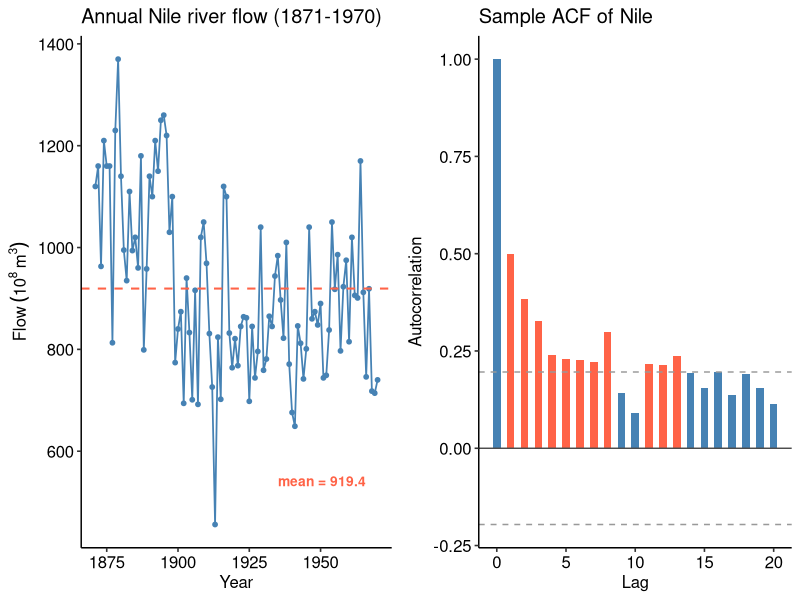
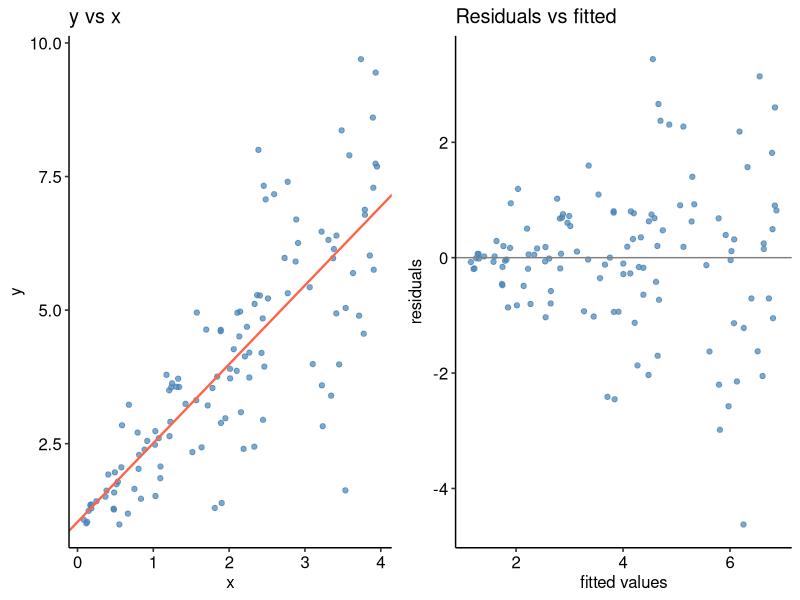
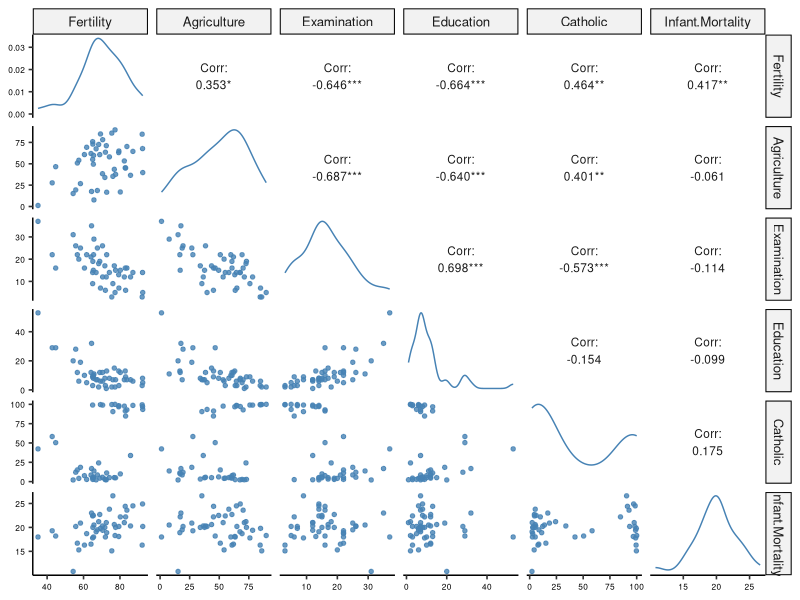
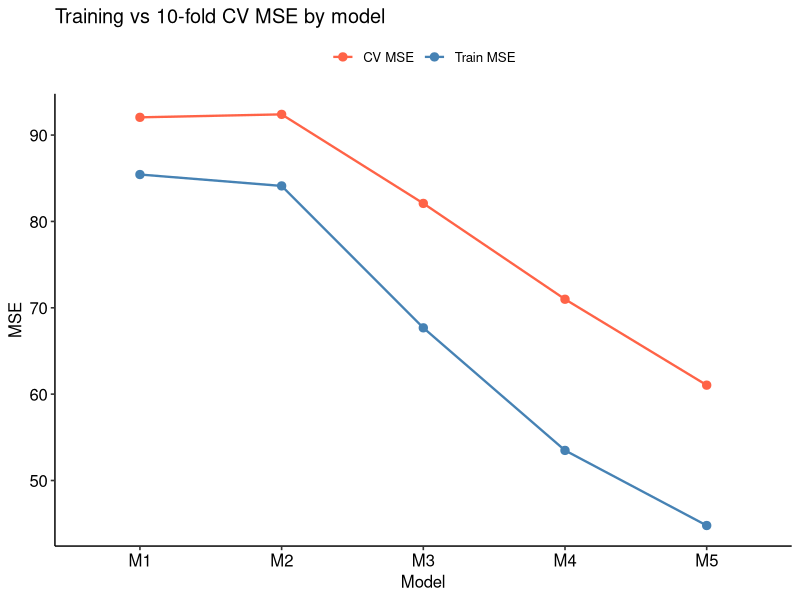
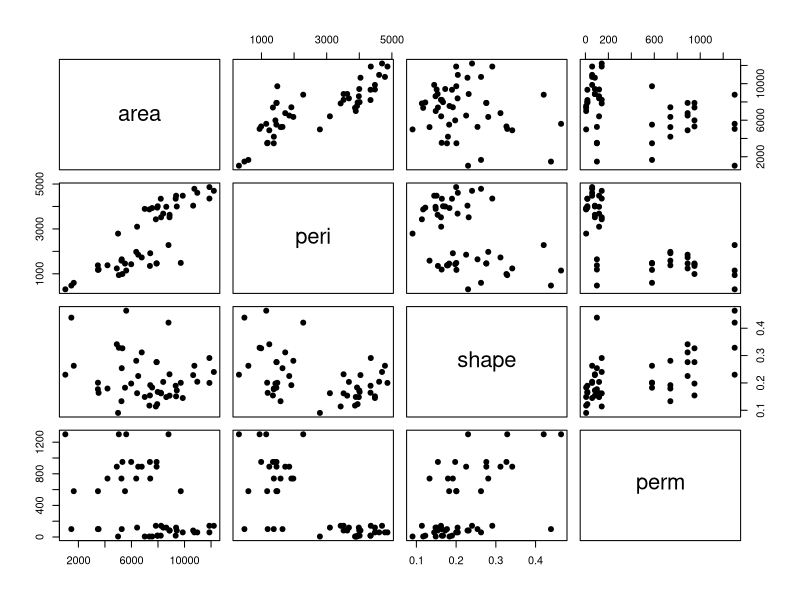

The R script that drew these images, in order:
## ---- chunk 1
#| warning: FALSE
knitr::opts_chunk$set(
  echo = TRUE,
  message = FALSE,
  warning = FALSE,
  fig.width = 10,
  fig.height = 3.8
)
library(boot)
library(ggplot2)
library(ggpubr)
data(Nile)
set.seed(092501)
## ---- chunk 2
df <- data.frame(year = as.numeric(time(Nile)), flow = as.numeric(Nile))
mean_flow <- mean(df$flow)

p_ts <- ggplot(df, aes(year, flow)) +
  geom_line(color = "steelblue", linewidth = 0.6) +
  geom_point(color = "steelblue", size = 1.3) +
  geom_hline(
    yintercept = mean_flow,
    color = "tomato",
    linetype = "dashed",
    linewidth = 0.7
  ) +
  annotate(
    "text",
    x = 1969,
    y = mean_flow - 400,
    label = sprintf("mean = %.1f", mean_flow),
    hjust = 1.1,
    vjust = -0.6,
    color = "tomato",
    fontface = "bold",
    size = 3.5
  ) +
  labs(title = "Annual Nile river flow (1871-1970)",
       x = "Year",
       y = expression(Flow ~ (10^8 ~ m^3))) +
  theme_pubr()


a    <- acf(Nile, plot = FALSE)
band <- 1.96 / sqrt(length(Nile))
adf  <- data.frame(lag = as.numeric(a$lag), acf = as.numeric(a$acf))
adf$sig <- adf$lag > 0 & abs(adf$acf) > band

p_acf <- ggplot(adf, aes(lag, acf, fill = sig)) +
  geom_col(width = 0.55, show.legend = FALSE) +
  scale_fill_manual(values = c("TRUE" = "tomato", "FALSE" = "steelblue")) +
  geom_hline(
    yintercept = c(band, -band),
    linetype = "dashed",
    color = "grey60"
  ) +
  geom_hline(yintercept = 0, color = "grey30") +
  labs(title = "Sample ACF of Nile", x = "Lag", y = "Autocorrelation") +
  theme_pubr()

ggarrange(p_ts, p_acf, nrow = 1, widths = c(1, 1))
## ---- chunk 3
n <- length(Nile)
Tobs <- cor(Nile[-n], Nile[-1])
Tobs
## ---- chunk 4
B  <- 4999
Ts <- replicate(B, {
  xs <- sample(Nile)
  cor(xs[-n], xs[-1])
})
k  <- sum(Ts >= Tobs)
p  <- (1 + k) / (B + 1)
c(threshold_count = k, p_value = p)
## ---- chunk 5
naive <- sd(Nile) / sqrt(n)

# Newey-West long-run variance (Bartlett, m = 20)
xc <- Nile - mean(Nile)
m <- 20
gammas <- sapply(1:m, function(k)
  sum(xc[1:(n - k)] * xc[(k + 1):n]) / n)
w <- 1 - (1:m) / (m + 1)
nw_se <- sqrt((sum(xc^2) / n + 2 * sum(w * gammas)) / n)

# Moving-block bootstrap
mb_mean <- function(d, idx)
  mean(d[idx, 1])
boot_mb <- tsboot(
  Nile,
  statistic = mean,
  R = 2000,
  l = 10,
  sim = "fixed"
)
c(
  naive_iid_SE = round(naive, 2),
  Newey_West_SE = round(nw_se, 2),
  moving_block_SE = round(sd(boot_mb$t), 2)
)
## ---- chunk 6
set.seed(092702)

d <- read.table("Week4Ex2.txt", header = TRUE)
n <- nrow(d)
fit <- lm(y ~ x, data = d)
b <- coef(fit); e <- residuals(fit)
## ---- chunk 7
p_xy <- ggplot(d, aes(x, y)) +
  geom_point(color = "steelblue",
             alpha = 0.7,
             size = 1.5) +
  geom_abline(
    intercept = b[1],
    slope = b[2],
    color = "tomato",
    linewidth = 0.8
  ) +
  labs(title = "y vs x", x = "x", y = "y") +
  theme_pubr()

d$fit <- fitted(fit)
d$res <- residuals(fit)
p_res <- ggplot(d, aes(fit, res)) +
  geom_point(color = "steelblue",
             alpha = 0.7,
             size = 1.5) +
  geom_hline(yintercept = 0, color = "grey50") +
  labs(title = "Residuals vs fitted", x = "fitted values", y = "residuals") +
  theme_pubr()

ggarrange(p_xy, p_res, nrow = 1, widths = c(1, 1))
## ---- chunk 8
B <- 3000

# residual bootstrap
b_rb <- replicate(B, {
  y_star <- b[1] + b[2] * d$x + sample(e, n, replace = TRUE)
  coef(lm(y_star ~ d$x))[2]
})

# pairs bootstrap
b_pb <- replicate(B, {
  idx <- sample(n, n, replace = TRUE)
  coef(lm(y ~ x, data = d[idx, ]))[2]
})

# wild bootstrap, Rademacher weights
b_wb <- replicate(B, {
  v <- sample(c(-1, 1), n, replace = TRUE)
  y_star <- b[1] + b[2] * d$x + e * v
  coef(lm(y_star ~ d$x))[2]
})

c(
  residual = sd(b_rb),
  pairs = sd(b_pb),
  wild = sd(b_wb)
)
## ---- chunk 9
sqrt(diag(vcov(fit)))[2]                            # classical (homoscedastic)
sqrt(diag(sandwich::vcovHC(fit, type = "HC0")))[2]  # White robust
## ---- chunk 10
Nrep <- 300
Bmc <- 1000
true_b1 <- 1.5

cov <- numeric(3)
names(cov) <- c("rb", "pb", "wb")

for (i in 1:Nrep) {
  # simulate one dataset
  x <- runif(n, 0, 4)
  y <- 1 + true_b1 * x + sqrt(x) * rnorm(n)
  X <- cbind(1, x)
  beta <- lm.fit(X, y)$coefficients
  e <- y - X %*% beta
  Sxx <- sum((x - mean(x))^2)
  w   <- (x - mean(x)) / Sxx          # slope weights: slope = sum(w * y)
  
  # residual bootstrap: y* = beta0 + beta1*x + sample(e, n, replace)
  # slope* = beta1 + sum(w * e_star), vectorised over Bmc reps
  E_star <- matrix(sample(e, n * Bmc, replace = TRUE),
                   nrow = Bmc,
                   ncol = n)
  slope_rb <- beta[2] + as.vector(E_star %*% w)
  
  # pairs bootstrap: resample rows
  idx <- matrix(sample.int(n, n * Bmc, replace = TRUE),
                nrow = Bmc,
                ncol = n)
  slope_pb <- numeric(Bmc)
  for (b in 1:Bmc) {
    xi <- x[idx[b, ]]
    yi <- y[idx[b, ]]
    slope_pb[b] <- sum((xi - mean(xi)) * (yi - mean(yi))) / sum((xi - mean(xi))^2)
  }
  
  # wild bootstrap: slope* = beta1 + sum(w * e * v), v = +/-1 
  V <- matrix(sample(c(-1, 1), n * Bmc, replace = TRUE),
              nrow = Bmc,
              ncol = n)
  slope_wb <- beta[2] + as.vector(V %*% (w * e))
  
  # normal intervals b1_hat +/- 1.96*se_boot
  se <- c(sd(slope_rb), sd(slope_pb), sd(slope_wb))
  covers <- abs(beta[2] - true_b1) <= 1.96 * se
  cov <- cov + as.numeric(covers)
}
cov / Nrep
## ---- chunk 11
#| warning: FALSE
library(GGally)

data(swiss)
set.seed(092603)
## ---- chunk 12
#| fig-width: 7
#| fig-height: 7
ggpairs(
  swiss,
  lower = list(continuous = wrap(
    "points",
    color = "steelblue",
    size = 1.2,
    alpha = 0.8
  )),
  upper = list(continuous = wrap(
    "cor", color = "grey10", size = 3
  )),
  diag  = list(continuous = wrap("densityDiag", color = "steelblue"))
) +
  theme_pubr() +
  theme(axis.text = element_text(size = 6))
summary(swiss)
cor(swiss)
## ---- chunk 13
ms <- list(
  M1 = Fertility ~ Education,
  M2 = Fertility ~ Education + Agriculture,
  M3 = Fertility ~ Education + Agriculture + Examination,
  M4 = Fertility ~ Education + Agriculture + Examination + Catholic,
  M5 = Fertility ~ Education + Agriculture + Examination + Catholic + Infant.Mortality
)
## ---- chunk 14
n <- nrow(swiss)
fold <- sample(rep(1:10, length = n))

train_mse <- sapply(ms, function(m)
  mean(resid(lm(m, swiss))^2))
cv_mse <- sapply(ms, function(m) {
  e <- numeric(n)
  for (k in 1:10) {
    te <- swiss[fold == k, ]
    tr <- swiss[fold != k, ]
    p <- predict(lm(m, tr), newdata = te)
    e[fold == k] <- (p - te$Fertility)^2
  }
  mean(e)
})
rbind(train = train_mse, cv = cv_mse)

# ggplot: train vs CV MSE across M1..M5
df_mse <- data.frame(
  model = factor(names(ms), levels = names(ms)),
  train = as.numeric(train_mse),
  cv    = as.numeric(cv_mse)
)
df_long <- tidyr::pivot_longer(df_mse, -model, names_to = "type", values_to = "MSE")
ggplot(df_long, aes(model, MSE, color = type, group = type)) +
  geom_line(linewidth = 0.8) +
  geom_point(size = 2.5) +
  scale_color_manual(
    values = c(train = "steelblue", cv = "tomato"),
    labels = c("CV MSE", "Train MSE")
  ) +
  labs(
    title = "Training vs 10-fold CV MSE by model",
    x = "Model",
    y = "MSE",
    color = NULL
  ) +
  theme_pubr()
## ---- chunk 15
wins <- integer(5)
for (rep in 1:100) {
  f <- sample(rep(1:10, length = n))
  mse <- sapply(ms, function(m) {
    e <- numeric(n)
    for (k in 1:10) {
      te <- swiss[f == k, ]
      tr <- swiss[f != k, ]
      p <- predict(lm(m, tr), newdata = te)
      e[f == k] <- (p - te$Fertility)^2
    }
    mean(e)
  })
  wins[which.min(mse)] <- wins[which.min(mse)] + 1
}
setNames(wins, names(ms))
## ---- chunk 16
ab <- t(sapply(ms, function(m)
  c(
    AIC = AIC(lm(m, swiss)), BIC = BIC(lm(m, swiss))
  )))
ab
## ---- chunk 17
outer <- sample(rep(1:10, length = n))
outer_err <- numeric(10)
for (k in 1:10) {
  otr <- swiss[outer != k, ]
  ote <- swiss[outer == k, ]
  # inner CV on otr
  inner <- sample(rep(1:5, length = nrow(otr)))
  inner_mse <- sapply(ms, function(m) {
    e <- numeric(nrow(otr))
    for (j in 1:5) {
      te <- otr[inner == j, ]
      tr <- otr[inner != j, ]
      p <- predict(lm(m, tr), newdata = te)
      e[inner == j] <- (p - te$Fertility)^2
    }
    mean(e)
  })
  chosen <- ms[[which.min(inner_mse)]]
  p <- predict(lm(chosen, otr), newdata = ote)
  outer_err[k] <- mean((p - ote$Fertility)^2)
}
mean(outer_err)
## ---- chunk 18
#| fig-width: 7
#| fig-height: 7
data(rock)
pairs(rock, pch = 19)
summary(rock)
## ---- chunk 19
ms <- list(
  M1 = perm ~ area,
  M2 = perm ~ peri,
  M3 = perm ~ shape,
  M4 = perm ~ area + peri,
  M5 = perm ~ area + peri + shape
)
## ---- chunk 20
n <- nrow(rock)
idx <- sample(n, 0.8 * n)
tr <- rock[idx, ]
te <- rock[-idx, ]
dim(tr)
dim(te)
## ---- chunk 21
f <- sample(rep(1:5, length = nrow(tr)))
cv_mse <- sapply(ms, function(m) {
  e <- numeric(nrow(tr))
  for (k in 1:5) {
    fit <- lm(m, tr[f != k, ])
    p   <- predict(fit, newdata = tr[f == k, ])
    e[f == k] <- (p - tr$perm[f == k])^2
  }
  mean(e)
})
cv_mse
chosen <- names(which.min(cv_mse))
chosen
## ---- chunk 22
final <- lm(ms[[chosen]], tr)
test_mse <- mean((predict(final, newdata = te) - te$perm)^2)
test_mse
## ---- chunk 23
Nrep <- 200
wins <- character(Nrep)
test_of_selected <- numeric(Nrep)
test_each <- matrix(NA, Nrep, 5, dimnames = list(NULL, names(ms)))

for (r in 1:Nrep) {
  idx <- sample(n, 0.8 * n)
  tr <- rock[idx, ]
  te <- rock[-idx, ]
  f <- sample(rep(1:5, length = nrow(tr)))
  cv <- sapply(ms, function(m) {
    e <- numeric(nrow(tr))
    for (k in 1:5) {
      p <- predict(lm(m, tr[f != k, ]), newdata = tr[f == k, ])
      e[f == k] <- (p - tr$perm[f == k])^2
    }
    mean(e)
  })
  chosen <- which.min(cv)
  wins[r] <- names(ms)[chosen]
  for (j in 1:5) {
    test_each[r, j] <- mean((predict(lm(ms[[j]], tr), newdata = te) - te$perm)^2)
  }
  test_of_selected[r] <- test_each[r, chosen]
}
table(wins)
colMeans(test_each)
mean(test_of_selected)
